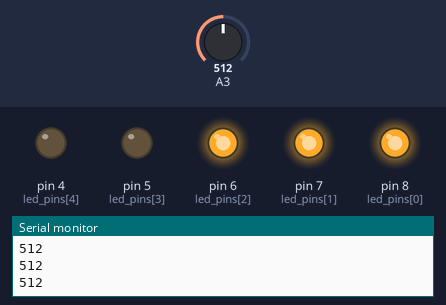
A sketch run on a simulated Arduino Uno, built with avr-gcc and run on an emulated ATmega328P. Shown: output pins drawn as LEDs (lit = HIGH), the last lines printed to the serial monitor. The inputs (shaded band) are chosen by the test bench; at power-on: A3 = 512.

Above: at 1.2 s.
1.3 s: A3 set to 668
2.8 s: A3 set to 698
At 3.2 s:
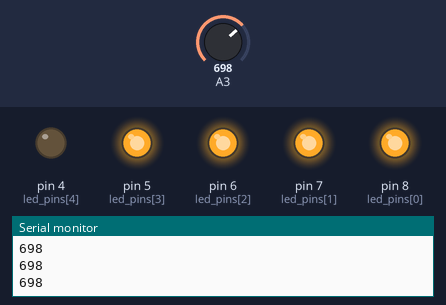
4.3 s: A3 set to 841
5.8 s: A3 set to 868
At 6.8 s:
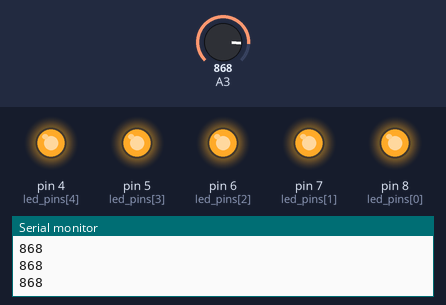
7.3 s: A3 set to 306
At 8.5 s:
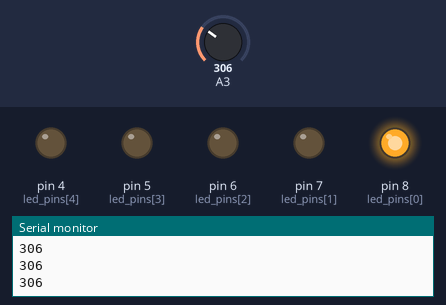
8.8 s: A3 set to 326
10.3 s: A3 set to 348
At 10.9 s:
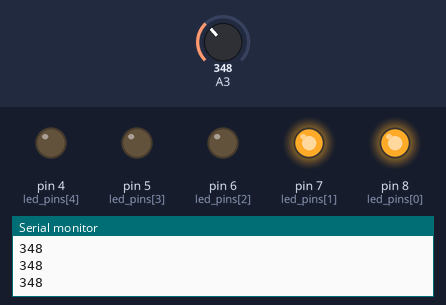
Timing chart, 0 to 12.8 s (numbered marks = the images above; inputs shaded):
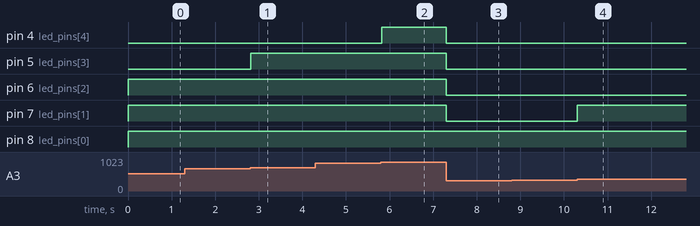

Measured:
- the behaviour switches between 680 and 681 on A3 (found by bisection; images 0 and 1)
- the behaviour switches between 850 and 851 on A3 (found by bisection; images 1 and 2)
- the behaviour switches between 340 and 341 on A3 (found by bisection; images 3 and 4)
- after the input at 2.8 s, pin 5 (led_pins[3]): LOW → HIGH at once
- after the input at 5.8 s, pin 4 (led_pins[4]): LOW → HIGH at once
- after the input at 7.3 s, pin 4 (led_pins[4]), pin 5 (led_pins[3]), pin 6 (led_pins[2]), pin 7 (led_pins[1]): HIGH → LOW at once
- after the input at 10.3 s, pin 7 (led_pins[1]): LOW → HIGH at once

The sketch:

ldr.ino
```cpp
int led_pins[5] = {8,7,6,5,4};
int values[5] = {};
const int MAX_LDR = 1024;

void setup()
{
    Serial.begin(9600);
    for(int i=0; i<5; i++)
    {
        pinMode(led_pins[i], OUTPUT);
        values[i] = MAX_LDR / 6 * (i+1);
    }
}

void loop()
{
    int sensorValue = analogRead(A3);

    for(int i=0; i<5; i++)
    {
        if (sensorValue > values[i])
            digitalWrite(led_pins[i], HIGH);
        else
            digitalWrite(led_pins[i], LOW);
    }

    Serial.println(sensorValue);
    delay(30);
}
```
